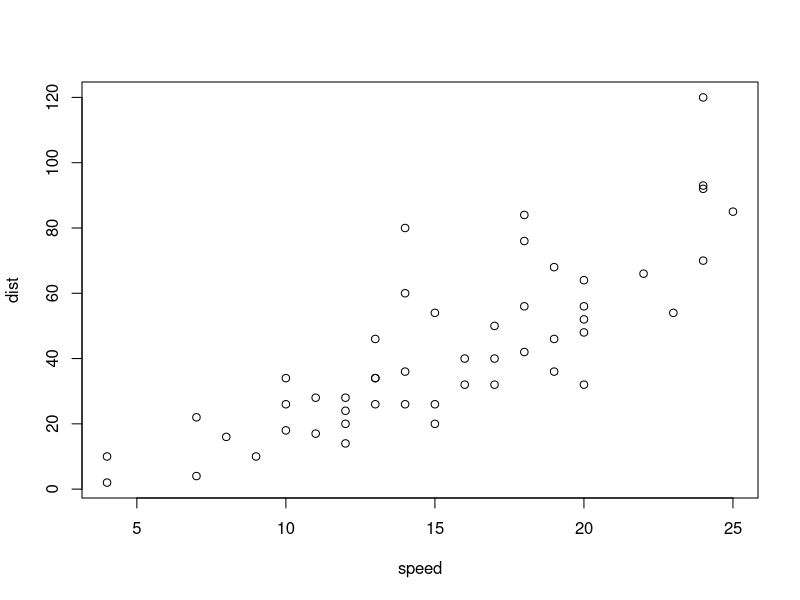
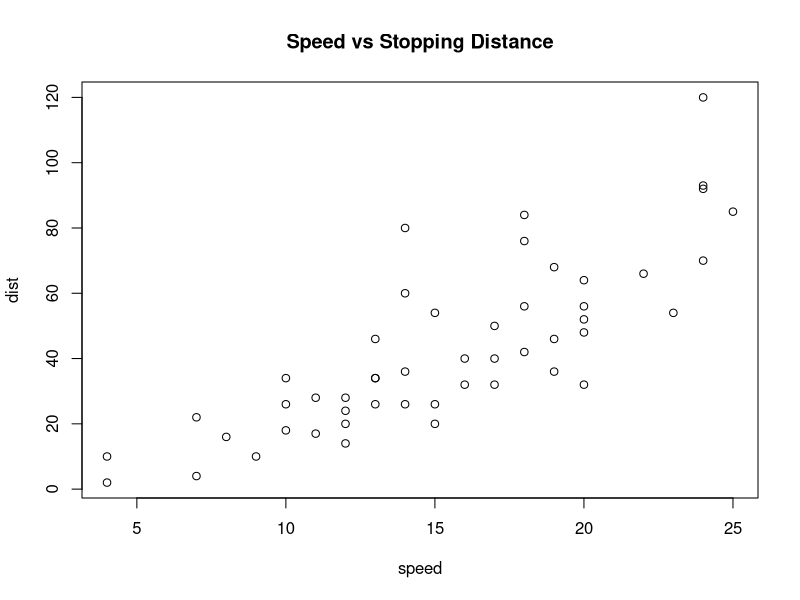
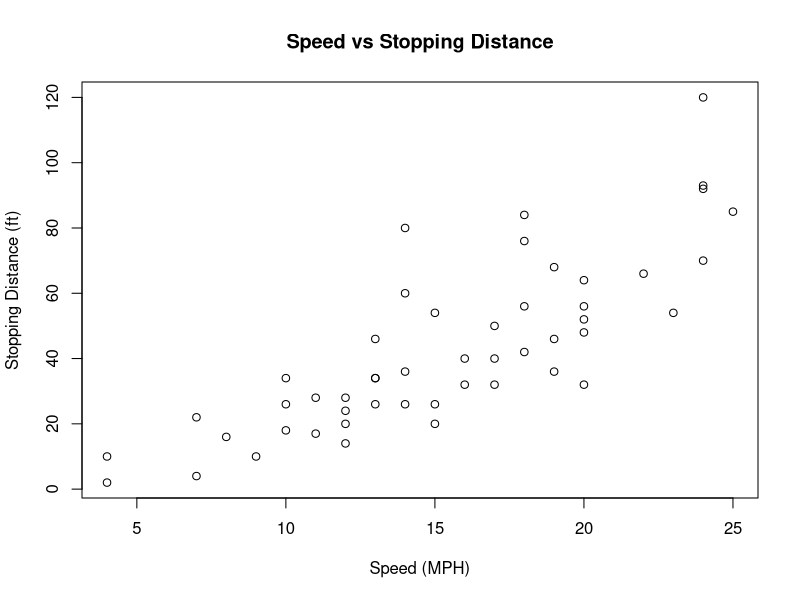
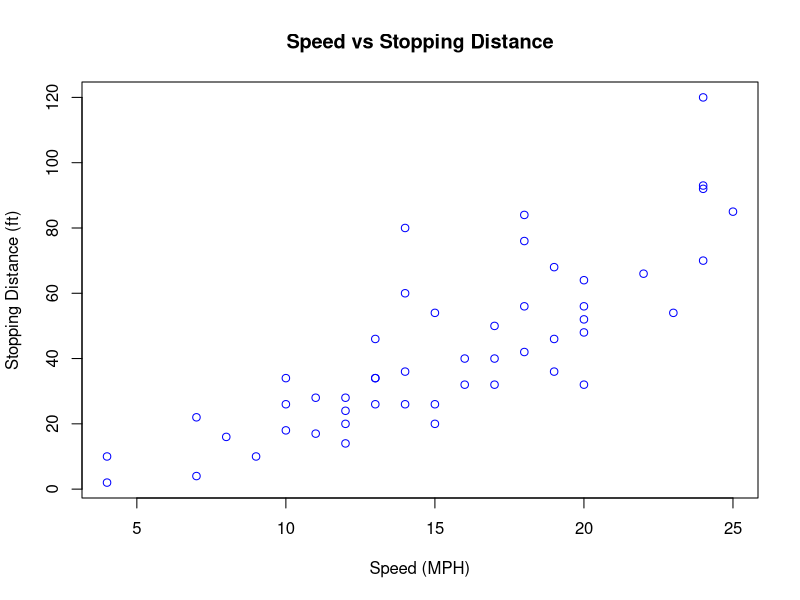
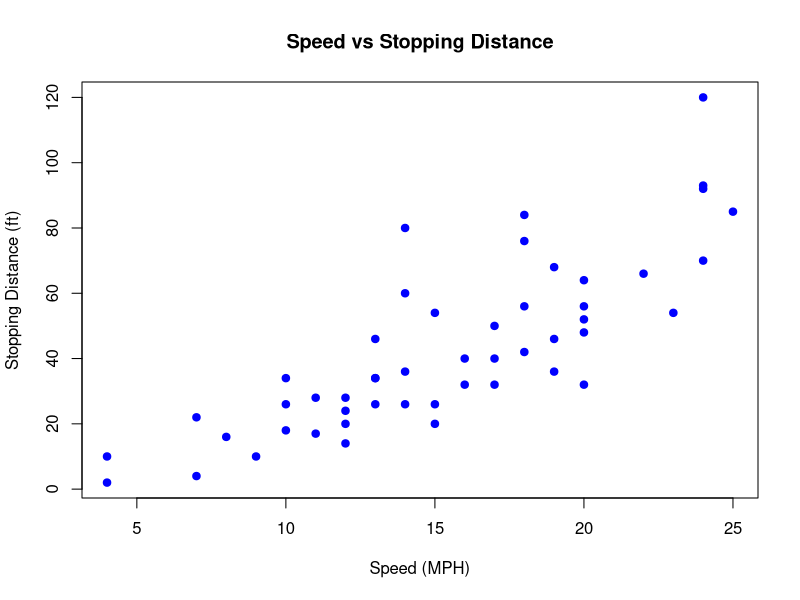

These figures' R source, in order:
#
#        Author: Dr Eugene O'Loughlin
#   Video Title: How To... Draw a Labelled Scatter Plot in R
#  Video Number: #30
#
# Use the "cars" dataset
cars
head(cars)
#
# Simple plot of "speed" vs "dist"
plot(cars)
#
# Add main heading
plot(cars, main = "Speed vs Stopping Distance")
#
# Add axis labels
plot(cars, main = "Speed vs Stopping Distance",
     xlab = "Speed (MPH)",
     ylab = "Stopping Distance (ft)")
#
# Change colour of data points
plot(cars, main = "Speed vs Stopping Distance",
     xlab = "Speed (MPH)",
     ylab = "Stopping Distance (ft)",
     col = "Blue")
#
# Change shape of data points
plot(cars, main = "Speed vs Stopping Distance",
     xlab = "Speed (MPH)",
     ylab = "Stopping Distance (ft)",
     col = "Blue",
     pch = 19)
